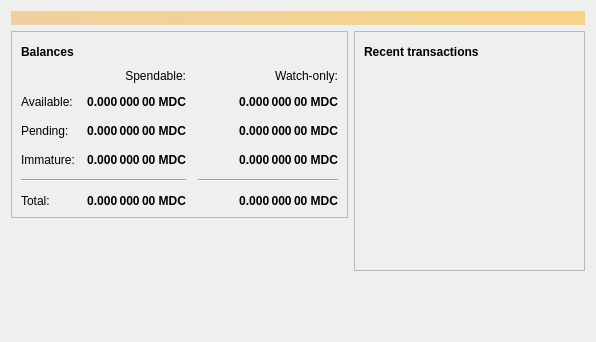
<?xml version="1.0" encoding="UTF-8"?>
<ui version="4.0">
 <class>OverviewPage</class>
 <widget class="QWidget" name="OverviewPage">
  <property name="geometry">
   <rect>
    <x>0</x>
    <y>0</y>
    <width>596</width>
    <height>342</height>
   </rect>
  </property>
  <property name="windowTitle">
   <string>Form</string>
  </property>
  <layout class="QVBoxLayout" name="topLayout">
   <item>
    <widget class="QLabel" name="labelAlerts">
     <property name="visible">
      <bool>false</bool>
     </property>
     <property name="styleSheet">
      <string notr="true">QLabel { background-color: qlineargradient(x1: 0, y1: 0, x2: 1, y2: 0, stop:0 #F0D0A0, stop:1 #F8D488); color:#000000; }</string>
     </property>
     <property name="wordWrap">
      <bool>true</bool>
     </property>
     <property name="margin">
      <number>3</number>
     </property>
     <property name="textInteractionFlags">
      <set>Qt::TextSelectableByMouse</set>
     </property>
    </widget>
   </item>
   <item>
    <layout class="QHBoxLayout" name="horizontalLayout" stretch="1,1">
     <item>
      <layout class="QVBoxLayout" name="verticalLayout_2">
       <item>
        <widget class="QFrame" name="frame">
         <property name="frameShape">
          <enum>QFrame::StyledPanel</enum>
         </property>
         <property name="frameShadow">
          <enum>QFrame::Raised</enum>
         </property>
         <layout class="QVBoxLayout" name="verticalLayout_4">
          <item>
           <layout class="QHBoxLayout" name="horizontalLayout_4">
            <item>
             <widget class="QLabel" name="label_5">
              <property name="font">
               <font>
                <weight>75</weight>
                <bold>true</bold>
               </font>
              </property>
              <property name="text">
               <string>Balances</string>
              </property>
             </widget>
            </item>
            <item>
             <widget class="QPushButton" name="labelWalletStatus">
              <property name="enabled">
               <bool>true</bool>
              </property>
              <property name="maximumSize">
               <size>
                <width>30</width>
                <height>16777215</height>
               </size>
              </property>
              <property name="toolTip">
               <string>The displayed information may be out of date. Your wallet automatically synchronizes with the Litecoin network after a connection is established, but this process has not completed yet.</string>
              </property>
              <property name="text">
               <string/>
              </property>
              <property name="icon">
               <iconset resource="../bitcoin.qrc">
                <normaloff>:/icons/warning</normaloff>
                <disabledoff>:/icons/warning</disabledoff>:/icons/warning</iconset>
              </property>
              <property name="iconSize">
               <size>
                <width>24</width>
                <height>24</height>
               </size>
              </property>
              <property name="flat">
               <bool>true</bool>
              </property>
             </widget>
            </item>
            <item>
             <spacer name="horizontalSpacer_3">
              <property name="orientation">
               <enum>Qt::Horizontal</enum>
              </property>
              <property name="sizeHint" stdset="0">
               <size>
                <width>40</width>
                <height>20</height>
               </size>
              </property>
             </spacer>
            </item>
           </layout>
          </item>
          <item>
           <layout class="QGridLayout" name="gridLayout">
            <property name="spacing">
             <number>12</number>
            </property>
            <item row="2" column="2">
             <widget class="QLabel" name="labelWatchPending">
              <property name="font">
               <font>
                <weight>75</weight>
                <bold>true</bold>
               </font>
              </property>
              <property name="cursor">
               <cursorShape>IBeamCursor</cursorShape>
              </property>
              <property name="toolTip">
               <string>Unconfirmed transactions to watch-only addresses</string>
              </property>
              <property name="text">
               <string notr="true">0.000 000 00 MDC</string>
              </property>
              <property name="alignment">
               <set>Qt::AlignRight|Qt::AlignTrailing|Qt::AlignVCenter</set>
              </property>
              <property name="textInteractionFlags">
               <set>Qt::LinksAccessibleByMouse|Qt::TextSelectableByKeyboard|Qt::TextSelectableByMouse</set>
              </property>
             </widget>
            </item>
            <item row="2" column="1">
             <widget class="QLabel" name="labelUnconfirmed">
              <property name="font">
               <font>
                <weight>75</weight>
                <bold>true</bold>
               </font>
              </property>
              <property name="cursor">
               <cursorShape>IBeamCursor</cursorShape>
              </property>
              <property name="toolTip">
               <string>Total of transactions that have yet to be confirmed, and do not yet count toward the spendable balance</string>
              </property>
              <property name="text">
               <string notr="true">0.000 000 00 MDC</string>
              </property>
              <property name="alignment">
               <set>Qt::AlignRight|Qt::AlignTrailing|Qt::AlignVCenter</set>
              </property>
              <property name="textInteractionFlags">
               <set>Qt::LinksAccessibleByMouse|Qt::TextSelectableByKeyboard|Qt::TextSelectableByMouse</set>
              </property>
             </widget>
            </item>
            <item row="3" column="2">
             <widget class="QLabel" name="labelWatchImmature">
              <property name="font">
               <font>
                <weight>75</weight>
                <bold>true</bold>
               </font>
              </property>
              <property name="cursor">
               <cursorShape>IBeamCursor</cursorShape>
              </property>
              <property name="toolTip">
               <string>Mined balance in watch-only addresses that has not yet matured</string>
              </property>
              <property name="text">
               <string notr="true">0.000 000 00 MDC</string>
              </property>
              <property name="alignment">
               <set>Qt::AlignRight|Qt::AlignTrailing|Qt::AlignVCenter</set>
              </property>
              <property name="textInteractionFlags">
               <set>Qt::LinksAccessibleByMouse|Qt::TextSelectableByKeyboard|Qt::TextSelectableByMouse</set>
              </property>
             </widget>
            </item>
            <item row="4" column="0" colspan="2">
             <widget class="Line" name="line">
              <property name="orientation">
               <enum>Qt::Horizontal</enum>
              </property>
             </widget>
            </item>
            <item row="4" column="2">
             <widget class="Line" name="lineWatchBalance">
              <property name="sizePolicy">
               <sizepolicy hsizetype="Preferred" vsizetype="Fixed">
                <horstretch>0</horstretch>
                <verstretch>0</verstretch>
               </sizepolicy>
              </property>
              <property name="minimumSize">
               <size>
                <width>140</width>
                <height>0</height>
               </size>
              </property>
              <property name="orientation">
               <enum>Qt::Horizontal</enum>
              </property>
             </widget>
            </item>
            <item row="5" column="0">
             <widget class="QLabel" name="labelTotalText">
              <property name="text">
               <string>Total:</string>
              </property>
             </widget>
            </item>
            <item row="3" column="1">
             <widget class="QLabel" name="labelImmature">
              <property name="font">
               <font>
                <weight>75</weight>
                <bold>true</bold>
               </font>
              </property>
              <property name="cursor">
               <cursorShape>IBeamCursor</cursorShape>
              </property>
              <property name="toolTip">
               <string>Mined balance that has not yet matured</string>
              </property>
              <property name="text">
               <string notr="true">0.000 000 00 MDC</string>
              </property>
              <property name="alignment">
               <set>Qt::AlignRight|Qt::AlignTrailing|Qt::AlignVCenter</set>
              </property>
              <property name="textInteractionFlags">
               <set>Qt::LinksAccessibleByMouse|Qt::TextSelectableByKeyboard|Qt::TextSelectableByMouse</set>
              </property>
             </widget>
            </item>
            <item row="2" column="3">
             <spacer name="horizontalSpacer_2">
              <property name="orientation">
               <enum>Qt::Horizontal</enum>
              </property>
              <property name="sizeHint" stdset="0">
               <size>
                <width>40</width>
                <height>20</height>
               </size>
              </property>
             </spacer>
            </item>
            <item row="3" column="0">
             <widget class="QLabel" name="labelImmatureText">
              <property name="text">
               <string>Immature:</string>
              </property>
             </widget>
            </item>
            <item row="5" column="1">
             <widget class="QLabel" name="labelTotal">
              <property name="font">
               <font>
                <weight>75</weight>
                <bold>true</bold>
               </font>
              </property>
              <property name="cursor">
               <cursorShape>IBeamCursor</cursorShape>
              </property>
              <property name="toolTip">
               <string>Your current total balance</string>
              </property>
              <property name="text">
               <string notr="true">0.000 000 00 MDC</string>
              </property>
              <property name="alignment">
               <set>Qt::AlignRight|Qt::AlignTrailing|Qt::AlignVCenter</set>
              </property>
              <property name="textInteractionFlags">
               <set>Qt::LinksAccessibleByMouse|Qt::TextSelectableByKeyboard|Qt::TextSelectableByMouse</set>
              </property>
             </widget>
            </item>
            <item row="5" column="2">
             <widget class="QLabel" name="labelWatchTotal">
              <property name="font">
               <font>
                <weight>75</weight>
                <bold>true</bold>
               </font>
              </property>
              <property name="cursor">
               <cursorShape>IBeamCursor</cursorShape>
              </property>
              <property name="toolTip">
               <string>Current total balance in watch-only addresses</string>
              </property>
              <property name="text">
               <string notr="true">0.000 000 00 MDC</string>
              </property>
              <property name="alignment">
               <set>Qt::AlignRight|Qt::AlignTrailing|Qt::AlignVCenter</set>
              </property>
              <property name="textInteractionFlags">
               <set>Qt::LinksAccessibleByMouse|Qt::TextSelectableByKeyboard|Qt::TextSelectableByMouse</set>
              </property>
             </widget>
            </item>
            <item row="0" column="2">
             <widget class="QLabel" name="labelWatchonly">
              <property name="text">
               <string>Watch-only:</string>
              </property>
              <property name="alignment">
               <set>Qt::AlignRight|Qt::AlignTrailing|Qt::AlignVCenter</set>
              </property>
             </widget>
            </item>
            <item row="1" column="0">
             <widget class="QLabel" name="labelBalanceText">
              <property name="text">
               <string>Available:</string>
              </property>
             </widget>
            </item>
            <item row="1" column="1">
             <widget class="QLabel" name="labelBalance">
              <property name="font">
               <font>
                <weight>75</weight>
                <bold>true</bold>
               </font>
              </property>
              <property name="cursor">
               <cursorShape>IBeamCursor</cursorShape>
              </property>
              <property name="toolTip">
               <string>Your current spendable balance</string>
              </property>
              <property name="text">
               <string notr="true">0.000 000 00 MDC</string>
              </property>
              <property name="alignment">
               <set>Qt::AlignRight|Qt::AlignTrailing|Qt::AlignVCenter</set>
              </property>
              <property name="textInteractionFlags">
               <set>Qt::LinksAccessibleByMouse|Qt::TextSelectableByKeyboard|Qt::TextSelectableByMouse</set>
              </property>
             </widget>
            </item>
            <item row="1" column="2">
             <widget class="QLabel" name="labelWatchAvailable">
              <property name="font">
               <font>
                <weight>75</weight>
                <bold>true</bold>
               </font>
              </property>
              <property name="cursor">
               <cursorShape>IBeamCursor</cursorShape>
              </property>
              <property name="toolTip">
               <string>Your current balance in watch-only addresses</string>
              </property>
              <property name="text">
               <string notr="true">0.000 000 00 MDC</string>
              </property>
              <property name="alignment">
               <set>Qt::AlignRight|Qt::AlignTrailing|Qt::AlignVCenter</set>
              </property>
              <property name="textInteractionFlags">
               <set>Qt::LinksAccessibleByMouse|Qt::TextSelectableByKeyboard|Qt::TextSelectableByMouse</set>
              </property>
             </widget>
            </item>
            <item row="2" column="0">
             <widget class="QLabel" name="labelPendingText">
              <property name="text">
               <string>Pending:</string>
              </property>
             </widget>
            </item>
            <item row="0" column="1">
             <widget class="QLabel" name="labelSpendable">
              <property name="text">
               <string>Spendable:</string>
              </property>
              <property name="alignment">
               <set>Qt::AlignRight|Qt::AlignTrailing|Qt::AlignVCenter</set>
              </property>
             </widget>
            </item>
           </layout>
          </item>
         </layout>
        </widget>
       </item>
       <item>
        <spacer name="verticalSpacer">
         <property name="orientation">
          <enum>Qt::Vertical</enum>
         </property>
         <property name="sizeHint" stdset="0">
          <size>
           <width>20</width>
           <height>40</height>
          </size>
         </property>
        </spacer>
       </item>
      </layout>
     </item>
     <item>
      <layout class="QVBoxLayout" name="verticalLayout_3">
       <item>
        <widget class="QFrame" name="frame_2">
         <property name="frameShape">
          <enum>QFrame::StyledPanel</enum>
         </property>
         <property name="frameShadow">
          <enum>QFrame::Raised</enum>
         </property>
         <layout class="QVBoxLayout" name="verticalLayout">
          <item>
           <layout class="QHBoxLayout" name="horizontalLayout_2">
            <item>
             <widget class="QLabel" name="label_4">
              <property name="font">
               <font>
                <weight>75</weight>
                <bold>true</bold>
               </font>
              </property>
              <property name="text">
               <string>Recent transactions</string>
              </property>
             </widget>
            </item>
            <item>
             <widget class="QPushButton" name="labelTransactionsStatus">
              <property name="enabled">
               <bool>true</bool>
              </property>
              <property name="maximumSize">
               <size>
                <width>30</width>
                <height>16777215</height>
               </size>
              </property>
              <property name="toolTip">
               <string>The displayed information may be out of date. Your wallet automatically synchronizes with the Litecoin network after a connection is established, but this process has not completed yet.</string>
              </property>
              <property name="text">
               <string/>
              </property>
              <property name="icon">
               <iconset resource="../bitcoin.qrc">
                <normaloff>:/icons/warning</normaloff>
                <disabledoff>:/icons/warning</disabledoff>:/icons/warning</iconset>
              </property>
              <property name="iconSize">
               <size>
                <width>24</width>
                <height>24</height>
               </size>
              </property>
              <property name="flat">
               <bool>true</bool>
              </property>
             </widget>
            </item>
            <item>
             <spacer name="horizontalSpacer">
              <property name="orientation">
               <enum>Qt::Horizontal</enum>
              </property>
              <property name="sizeHint" stdset="0">
               <size>
                <width>40</width>
                <height>20</height>
               </size>
              </property>
             </spacer>
            </item>
           </layout>
          </item>
          <item>
           <widget class="QListView" name="listTransactions">
            <property name="styleSheet">
             <string notr="true">QListView { background: transparent; }</string>
            </property>
            <property name="frameShape">
             <enum>QFrame::NoFrame</enum>
            </property>
            <property name="verticalScrollBarPolicy">
             <enum>Qt::ScrollBarAlwaysOff</enum>
            </property>
            <property name="horizontalScrollBarPolicy">
             <enum>Qt::ScrollBarAlwaysOff</enum>
            </property>
            <property name="selectionMode">
             <enum>QAbstractItemView::NoSelection</enum>
            </property>
           </widget>
          </item>
         </layout>
        </widget>
       </item>
       <item>
        <spacer name="verticalSpacer_2">
         <property name="orientation">
          <enum>Qt::Vertical</enum>
         </property>
         <property name="sizeHint" stdset="0">
          <size>
           <width>20</width>
           <height>40</height>
          </size>
         </property>
        </spacer>
       </item>
      </layout>
     </item>
    </layout>
   </item>
  </layout>
 </widget>
 <resources/>
 <connections/>
</ui>
